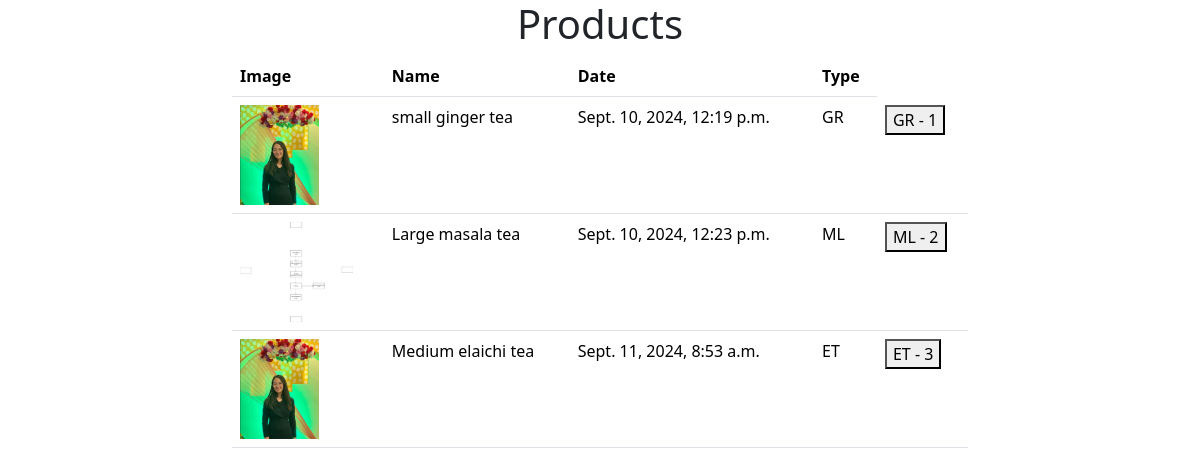
The page /myapp/ on the database its author committed.
### myapp/models.py (models this page shows, shortened)
class Chai(models.Model):
    CHAI_TYPE_CHOICE=[
        ('ML','MASALA'),
        ('GR','GINGER'),
        ('KT','KIWI'),
        ('PT','PLAIN'),
        ('ET','ELAICHI,')
    ]
    name=models.CharField(max_length=100)
    image=models.ImageField(upload_to='chais/')
    date=models.DateTimeField(default=timezone.now)
    types=models.CharField(max_length=2,choices=CHAI_TYPE_CHOICE)
    description=models.TextField(default='')

### myapp/views.py (the view)
# urls.py: path('',all_chai,name='all_chai'),
def all_chai(request):
    chais=Chai.objects.all()
    context={
        'chais':chais
    }
    return render(request,'myapp/all_chai.html',context)

### myapp/templates/myapp/all_chai.html (shortened to what this page needs)
{% extends "layout.html" %}
{% block content %}
<h1 class="text-center">Products</h1>
<div class="container">
    <div class="row d-flex justify-content-center">
        <div class="col-md-8">
            <table class="table table-border">
                <thead>
                    <tr>
                        <th>Image</th>
                        <th>Name</th>
                        <th>Date</th>
                        <th>Type</th>
                    </tr>
                </thead>
                <tbody>
                    {% for item in chais %}
                    <tr>
                        <td><img src="{{item.image.url}}" height="100px"></td>
                        <td>{{item.name}}</td>
                        <td>{{item.date}}</td>
                        <td>{{item.types}}</td>
                   <td> <a href="{% url 'desc' item.id %}">
                        <button>
                            {{item.types}} - {{item.id}}
                        </button>
                    </a>
                </td>
                    </tr>
                    {% endfor %}
                </tbody>
            </table>
        </div>
    </div>
</div>
{% endblock  %}

### rows shown on the page
Chai: image (picture), name "small ginger tea", date "Sept. 10, 2024, 12:19 p.m.", types "GR", id "1"
Chai: image (picture), name "Large masala tea", date "Sept. 10, 2024, 12:23 p.m.", types "ML", id "2"
Chai: image (picture), name "Medium elaichi tea", date "Sept. 11, 2024, 8:53 a.m.", types "ET", id "3"
